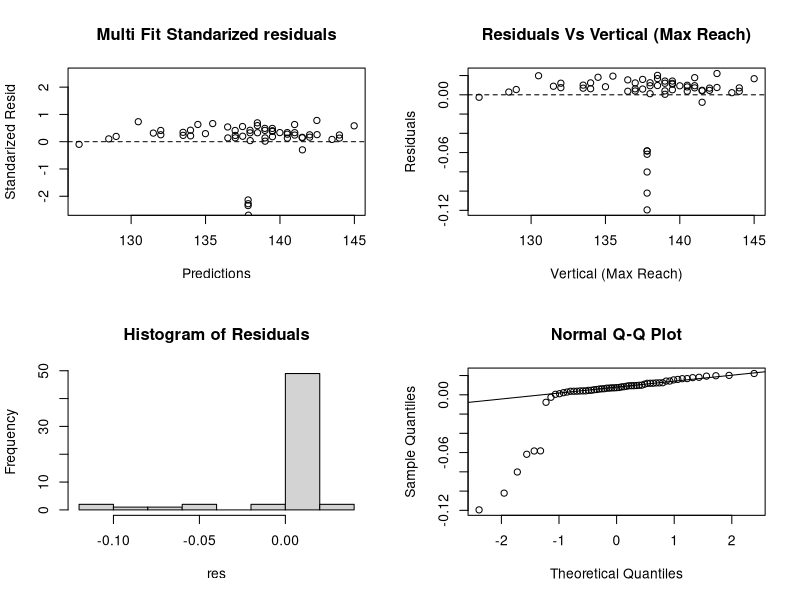

Write R code to recreate this figure.
data <- read.csv("./2014_nba_draft_combine_fixed.csv")
data$X <- NULL
data$Year <- NULL
data$Player <- NULL
data$Draft.pick <-NULL
data$Bench <- NULL
attach(data)

# este es el que mejor adjusted R squared da (0.9999), pero no cumple los supuestos
multi.fit = lm(data$Vertical..Max.Reach.~data$Height..No.Shoes.+data$Height..With.Shoes.+data$Standing.reach+data$Vertical..Max.
+data$Vertical..No.Step.+data$Vertical..No.Step.Reach., data = data)
summary(multi.fit)

mean(multi.fit$residuals)
sum(multi.fit$residuals)

# qqplot(multi.fit$residuals,)
# hist(multi.fit$residuals)

shapiro.test(multi.fit$residuals)

library(lmtest)

dwtest(multi.fit)

bptest(multi.fit)
res <- multi.fit$residuals

layout(matrix(c(1,2,3,4),2,2,byrow=T))
plot(multi.fit$fitted.values, rstandard(multi.fit), 
main = "Multi Fit Standarized residuals",
xlab = "Predictions",
ylab = "Standarized Resid",
ylim = c(-2.5, 2.5))
abline(h=0,lty=2)
plot(Vertical..Max.Reach., res, 
main = "Residuals Vs Vertical (Max Reach)",
xlab = "Vertical (Max Reach)", ylab="Residuals")
abline(h=0, lty=2)
hist(res, main = "Histogram of Residuals")

qqnorm(res)
qqline(res)
